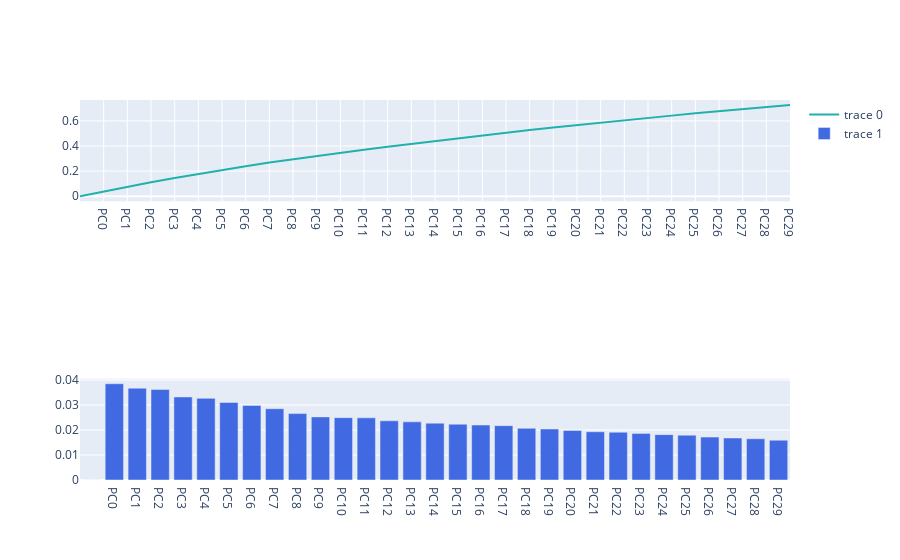

Write notebook code for a chart like this one.
### Code cell
pca_sv(singular_values)

### Figure 1 — Plotly figure (JSON) as saved in the notebook; plotly's stock layout.template omitted (floating-point values rounded to 4 significant figures)
{"data": [{"marker": {"color": "LightSeaGreen", "size": 15}, "type": "scatter", "x": ["", "PC0", "PC1", "PC2", "PC3", "PC4", "PC5", "PC6", "PC7", "PC8", "PC9", "PC10", "PC11", "PC12", "PC13", "PC14", "PC15", "PC16", "PC17", "PC18", "PC19", "PC20", "PC21", "PC22", "PC23", "PC24", "PC25", "PC26", "PC27", "PC28", "PC29"], "xaxis": "x", "y": [0, 0.039, 0.076, 0.112, 0.145, 0.178, 0.209, 0.239, 0.268, 0.295, 0.32, 0.345, 0.37, 0.394, 0.417, 0.44, 0.462, 0.484, 0.506, 0.527, 0.547, 0.567, 0.586, 0.605, 0.624, 0.642, 0.66, 0.677, 0.694, 0.71, 0.726], "yaxis": "y"}, {"marker": {"color": "RoyalBlue"}, "type": "bar", "x": ["", "PC0", "PC1", "PC2", "PC3", "PC4", "PC5", "PC6", "PC7", "PC8", "PC9", "PC10", "PC11", "PC12", "PC13", "PC14", "PC15", "PC16", "PC17", "PC18", "PC19", "PC20", "PC21", "PC22", "PC23", "PC24", "PC25", "PC26", "PC27", "PC28", "PC29"], "xaxis": "x3", "y": [0, 0.03851, 0.03673, 0.03623, 0.03322, 0.03268, 0.03102, 0.02984, 0.02851, 0.02656, 0.02524, 0.02493, 0.02487, 0.02368, 0.02327, 0.02273, 0.02231, 0.02198, 0.02174, 0.02067, 0.0204, 0.01983, 0.0193, 0.01911, 0.01865, 0.01815, 0.01793, 0.01717, 0.01681, 0.01649, 0.01591], "yaxis": "y3"}], "layout": {"xaxis": {"anchor": "y", "domain": [0, 1]}, "xaxis2": {"anchor": "y2", "domain": [0, 1]}, "xaxis3": {"anchor": "y3", "domain": [0, 1]}, "yaxis": {"anchor": "x", "domain": [0.7333, 1]}, "yaxis2": {"anchor": "x2", "domain": [0.3667, 0.6333]}, "yaxis3": {"anchor": "x3", "domain": [0, 0.2667]}}}
